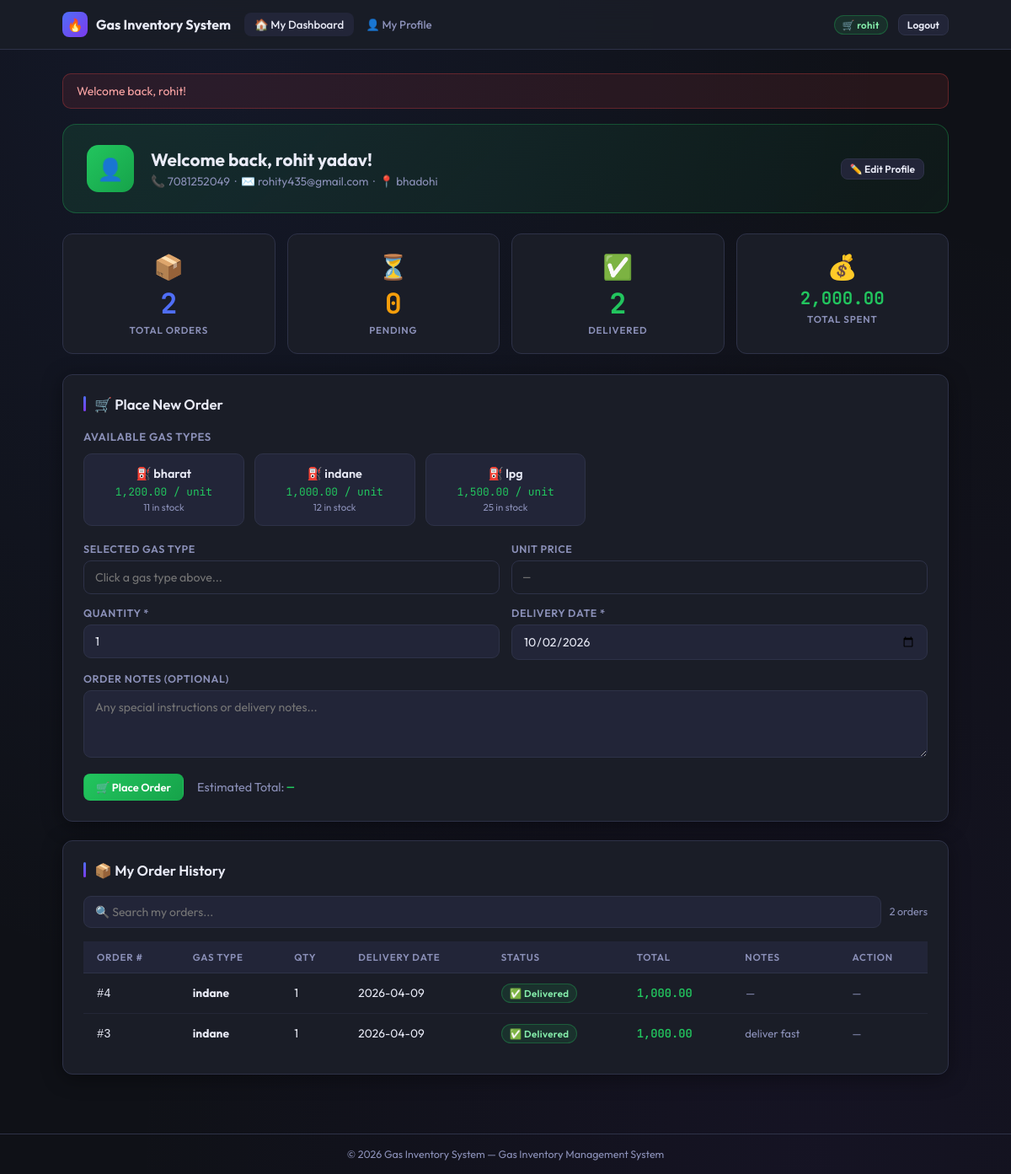
/customer_dashboard.php (signed in), run on the app's committed database.
### tables this page shows
CREATE TABLE customers (
        id INTEGER PRIMARY KEY AUTOINCREMENT,
        name TEXT NOT NULL,
        phone TEXT,
        address TEXT,
        created_at TEXT NOT NULL
    , email TEXT, user_id INTEGER);

### functions.php (called while the page is built, shortened)
<?php
function flash($message = null) {
    if ($message === null) {
        if (isset($_SESSION['_flash'])) {
            $msg = $_SESSION['_flash'];
            return $msg;
        }
        return null;
    }
}
function sanitize($value) {
    return htmlspecialchars($value ?? '', ENT_QUOTES | ENT_SUBSTITUTE, 'UTF-8');
}
function format_currency($amount) {
    return number_format($amount, 2);
}
function current_customer() {
    $db = get_db();
    $stmt = $db->prepare('SELECT * FROM customers WHERE user_id = ? LIMIT 1');
    $stmt->execute([$_SESSION['user_id']]);
    return $stmt->fetch();
}

### customer_dashboard.php (the view, shortened to what this page needs)
<?php
require_once __DIR__ . '/functions.php';
$db = get_db();
$customer = current_customer();
$cylinders = $db->query('SELECT gas_type, quantity, price FROM cylinders WHERE quantity > 0 ORDER BY gas_type ASC')->fetchAll();
$orders = $db->query(
    "SELECT b.*, i.total_price FROM bookings b
     LEFT JOIN invoices i ON i.booking_id=b.id
     WHERE b.customer_id=" . (int)$customer['id'] . "
     ORDER BY b.created_at DESC"
)->fetchAll();
$totalOrders = count($orders);
$pendingOrders = count(array_filter($orders, fn($o) => $o['status'] === 'Pending'));
$deliveredOrders = count(array_filter($orders, fn($o) => $o['status'] === 'Delivered'));
$totalSpent = array_sum(array_column($orders, 'total_price'));
?>
<!doctype html>
<html lang="en">
<head>
  <link rel="stylesheet" href="styles.css" />
</head>
<body>
<header>
  <div class="header-inner">
    <a href="customer_dashboard.php" class="logo">
      <div class="logo-icon">🔥</div>
      Gas Inventory System
    </a>
    <nav>
      <a href="customer_dashboard.php" class="active">🏠 My Dashboard</a>
      <a href="customer_profile.php">👤 My Profile</a>
    </nav>
    <div class="nav-end">
      <span class="badge" style="background:rgba(34,197,94,0.12);border:1px solid rgba(34,197,94,0.3);color:#86efac;margin-right:6px;">
        🛒 <?php echo sanitize($_SESSION['username']); ?>
      </span>
      <a href="logout.php" class="button secondary sm">Logout</a>
    </div>
  </div>
</header>
<main class="container">
  <?php if ($msg = flash()): ?>
    <div class="alert <?php echo strpos($msg,'successfully') !== false || strpos($msg,'placed') !== false ? 'success' : (strpos($msg,'cancelled') !== false ? 'warning' : 'error'); ?>">
      <?php echo sanitize($msg); ?>
    </div>
  <?php endif; ?>
  <div class="cust-header">
    <div class="cust-avatar">👤</div>
    <div>
      <h1>Welcome back, <?php echo sanitize($customer['name']); ?>!</h1>
      <p>
        <?php if ($customer['phone']): ?>📞 <?php echo sanitize($customer['phone']); ?> &nbsp;·&nbsp;<?php endif; ?>
        <?php if ($customer['email']): ?>✉️ <?php echo sanitize($customer['email']); ?> &nbsp;·&nbsp;<?php endif; ?>
        📍 <?php echo $customer['address'] ? sanitize($customer['address']) : 'No address set'; ?>
      </p>
    </div>
    <a href="customer_profile.php" class="button secondary sm" style="margin-left:auto;">✏️ Edit Profile</a>
  </div>
  <div class="stats-grid" style="grid-template-columns: repeat(auto-fit, minmax(150px, 1fr)); margin-bottom:24px;">
    <div class="stat-card">
      <div class="stat-icon">📦</div>
      <div class="stat-value"><?php echo $totalOrders; ?></div>
      <div class="stat-label">Total Orders</div>
    </div>
    <div class="stat-card">
      <div class="stat-icon">⏳</div>
      <div class="stat-value" style="color:var(--warning);"><?php echo $pendingOrders; ?></div>
      <div class="stat-label">Pending</div>
    </div>
    <div class="stat-card">
      <div class="stat-icon">✅</div>
      <div class="stat-value" style="color:var(--success);"><?php echo $deliveredOrders; ?></div>
      <div class="stat-label">Delivered</div>
    </div>
    <div class="stat-card">
      <div class="stat-icon">💰</div>
      <div class="stat-value" style="color:var(--success); font-size:1.3rem;"><?php echo format_currency($totalSpent); ?></div>
      <div class="stat-label">Total Spent</div>
    </div>
  </div>
  <div class="card">
    <h2>🛒 Place New Order</h2>
    <?php if (empty($cylinders)): ?>
      <div style="text-align:center; padding:30px; color:var(--text-muted);">
        <div style="font-size:2rem; margin-bottom:10px;">😔</div>
        No gas cylinders are currently in stock. Please check back later.
      </div>
    <?php else: ?>
    <p style="font-size:0.82rem; color:var(--text-muted); margin-bottom:12px; font-weight:600; text-transform:uppercase; letter-spacing:0.05em;">Available Gas Types</p>
    <div class="gas-cards" id="gasCards">
      <?php foreach ($cylinders as $c): ?>
        <div class="gas-card" onclick="selectGas('<?php echo sanitize($c['gas_type']); ?>', <?php echo $c['price']; ?>)" id="gas-<?php echo sanitize(str_replace(' ', '-', $c['gas_type'])); ?>">
          <div class="gas-name">⛽ <?php echo sanitize($c['gas_type']); ?></div>
          <div class="gas-price"><?php echo format_currency($c['price']); ?> / unit</div>
          <div class="gas-stock"><?php echo (int)$c['quantity']; ?> in stock</div>
        </div>
      <?php endforeach; ?>
    </div>
    <form method="post" action="" id="orderForm">
      <div class="form-row">
        <div class="form-group">
          <label>Selected Gas Type</label>
          <input type="text" id="gasDisplay" readonly placeholder="Click a gas type above..."
                 style="cursor:pointer; background:var(--surface);"
                 value="<?php echo sanitize($_POST['gas_type'] ?? ''); ?>" />
        </div>
        <div class="form-group">
          <label>Unit Price</label>
          <input type="text" id="unitPrice" readonly placeholder="—"
                 style="background:var(--surface); color:var(--success); font-family:'JetBrains Mono',monospace;" />
        </div>
      </div>
      <div class="form-row">
        <div class="form-group">
          <label>Quantity *</label>
          <input type="number" name="quantity" id="qtyInput" min="1" required
                 value="<?php echo (int)($_POST['quantity'] ?? 1); ?>"
                 oninput="updateTotal()" />
        </div>
        <div class="form-group">
          <label>Delivery Date *</label>
          <input type="date" name="date" required value="<?php echo sanitize($_POST['date'] ?? date('Y-m-d')); ?>" />
        </div>
      </div>
      <div class="form-group">
        <label>Order Notes (Optional)</label>
        <textarea name="notes" placeholder="Any special instructions or delivery notes..."><?php echo sanitize($_POST['notes'] ?? ''); ?></textarea>
      </div>
      <div style="display:flex; align-items:center; gap:16px; flex-wrap:wrap;">
        <button class="button" type="submit" style="background:linear-gradient(135deg,#22c55e,#16a34a);">
          🛒 Place Order
        </button>
        <div style="font-size:0.9rem; color:var(--text-muted);">
          Estimated Total: <span id="totalDisplay" class="price-tag">—</span>
        </div>
      </div>
    </form>
    <?php endif; ?>
  </div>
  <div class="card">
    <h2>📦 My Order History</h2>
    <div class="search-wrap">
      <input class="search-input" type="text" placeholder="🔍 Search my orders..." oninput="filterOrders(this)" />
      <span class="search-label"><?php echo count($orders); ?> orders</span>
    </div>
    <div class="table-wrap">
      <table id="ordersTable">
        <thead>
          <tr><th>Order #</th><th>Gas Type</th><th>Qty</th><th>Delivery Date</th><th>Status</th><th>Total</th><th>Notes</th><th>Action</th></tr>
        </thead>
        <tbody>
          <?php if (empty($orders)): ?>
            <tr><td colspan="8" style="text-align:center; color:var(--text-muted); padding:30px;">
              No orders yet. Place your first order above! 🛒
            </td></tr>
          <?php else: ?>
            <?php foreach ($orders as $o): ?>
              <tr>
                <td><code>#<?php echo (int)$o['id']; ?></code></td>
                <td><strong><?php echo sanitize($o['gas_type']); ?></strong></td>
                <td><?php echo (int)$o['quantity']; ?></td>
                <td><?php echo sanitize($o['date']); ?></td>
                <td>
                  <?php if ($o['status'] === 'Delivered'): ?>
                    <span class="badge badge-success">✅ Delivered</span>
                  <?php elseif ($o['status'] === 'Cancelled'): ?>
                    <span class="badge badge-danger">✖ Cancelled</span>
                  <?php else: ?>
                    <span class="badge badge-warning">⏳ Pending</span>
                  <?php endif; ?>
                </td>
                <td class="price-tag"><?php echo isset($o['total_price']) ? format_currency($o['total_price']) : '—'; ?></td>
                <td style="color:var(--text-muted); font-size:0.82rem; max-width:180px; white-space:nowrap; overflow:hidden; text-overflow:ellipsis;">
                  <?php echo $o['notes'] ? sanitize($o['notes']) : '<em>—</em>'; ?>
                </td>
                <td>
                  <?php if ($o['status'] === 'Pending'): ?>
                    <a class="button danger sm" href="customer_dashboard.php?cancel=<?php echo (int)$o['id']; ?>"
                       onclick="return confirm('Cancel this order?')">✖ Cancel</a>
                  <?php else: ?>
                    <span style="color:var(--text-muted); font-size:0.8rem;">—</span>
                  <?php endif; ?>
                </td>
              </tr>
            <?php endforeach; ?>
          <?php endif; ?>
        </tbody>
      </table>
    </div>
  </div>
</main>
<?php require __DIR__ . '/footer.php'; ?>
</body>
</html>

### customer_dashboard.php (style rules this page uses)
.cust-header { background: linear-gradient(135deg, rgba(34,197,94,0.12), rgba(16,163,74,0.06)); border: 1px solid rgba(34,197,94,0.3); border-radius: 16px; padding: 24px 28px; margin-bottom: 24px; display: flex; align-items: center; gap: 20px; }
.cust-avatar { width: 56px; height: 56px; background: linear-gradient(135deg, #22c55e, #16a34a); border-radius: 14px; display: flex; align-items: center; justify-content: center; font-size: 1.6rem; flex-shrink: 0; }
.cust-header h1 { font-size: 1.3rem; font-weight: 700; margin-bottom: 4px; }
.cust-header p { color: var(--text-muted); font-size: 0.85rem; }
.price-tag { font-family: 'JetBrains Mono', monospace; color: var(--success); font-weight: 600; }
.gas-cards { display: grid; grid-template-columns: repeat(auto-fill, minmax(160px, 1fr)); gap: 12px; margin-bottom: 20px; }
.gas-card { background: var(--surface2); border: 1px solid var(--border); border-radius: 10px; padding: 14px; cursor: pointer; transition: all 0.2s; text-align: center; }
.gas-card .gas-name { font-weight: 600; font-size: 0.9rem; margin-bottom: 4px; }
.gas-card .gas-price { color: var(--success); font-size: 0.8rem; font-family: 'JetBrains Mono', monospace; }
.gas-card .gas-stock { color: var(--text-muted); font-size: 0.72rem; margin-top: 2px; }

### data on the page
customers: name "rohit yadav", phone "7081252049", email "rohity435@gmail.com", address "bhadohi"

### other printed values
$_SESSION['username'] "rohit"
$msg "Welcome back, rohit!"
$totalOrders "2"
$pendingOrders "0"
$deliveredOrders "2"
format_currency($totalSpent) "2,000.00"
$c['gas_type'] "bharat"
format_currency($c['price']) "1,200.00"
$c['quantity'] "11"
$c['gas_type'] "indane"
format_currency($c['price']) "1,000.00"
$c['quantity'] "12"
$c['gas_type'] "lpg"
format_currency($c['price']) "1,500.00"
$c['quantity'] "25"
